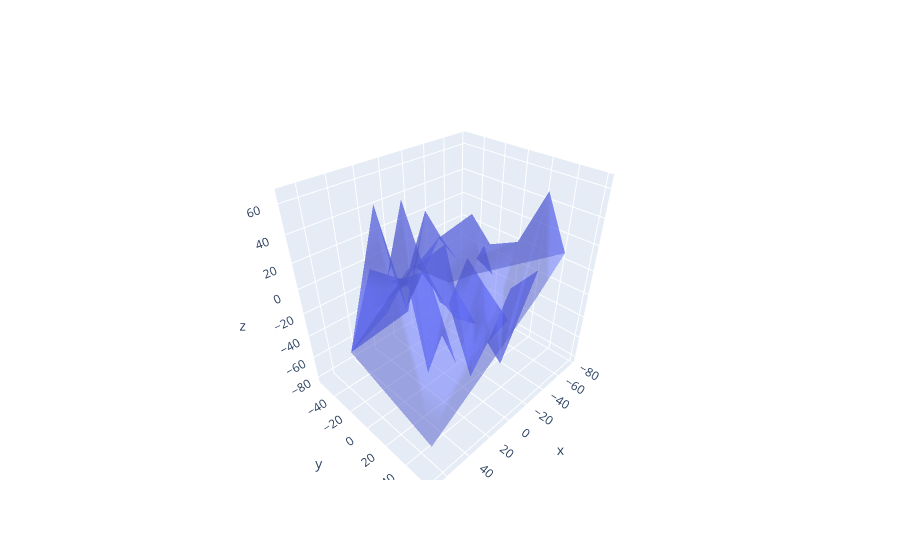

Notebook source saved alongside this figure:
### Code cell
import plotly.graph_objects as go
import numpy as np

N = 60
fig = go.Figure(data=[go.Mesh3d(x=(30*np.random.randn(N)),
                   y=(25*np.random.randn(N)),
                   z=(30*np.random.randn(N)),
                   opacity=0.5,)])
fig.update_layout(scene=dict(xaxis_showspikes=False,
                             yaxis_showspikes=False))
fig.show()
print('This is using plotly to show 3D image')
